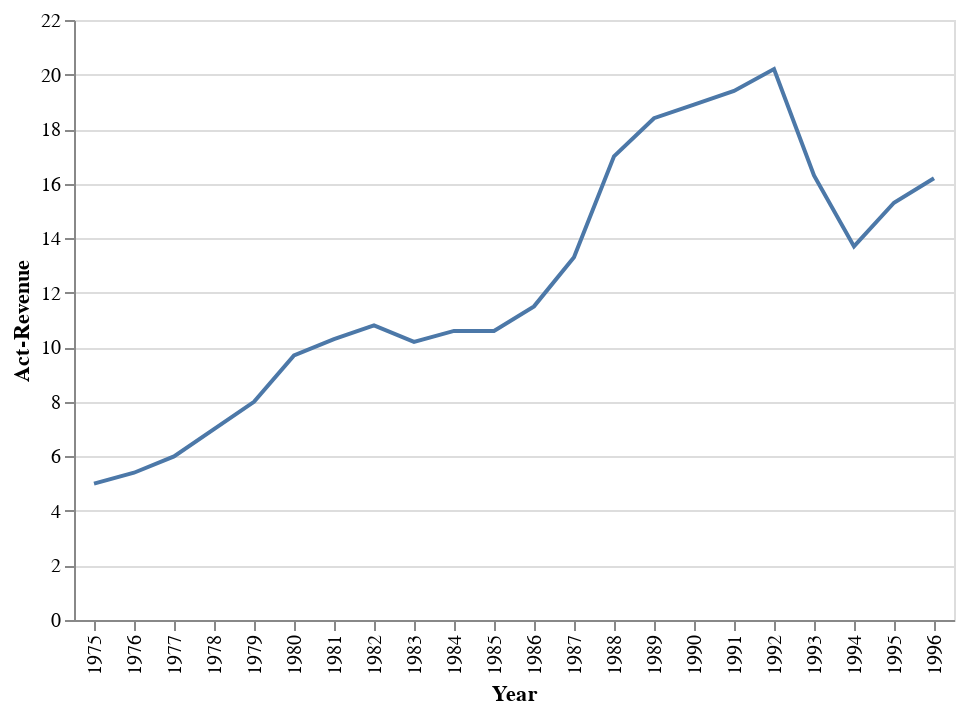

Here is the notebook cell this chart was saved with:
### Markdown cell above
- Create a line chart on which the x is Year and y is Act-Revenue
- For better presentation label Year as T (temporal type)
- Plot another line of the same chart that shows the Real-Revenue, make this line red to differentiate between it and the previous line
- Let us visualize this difference between real and actual revenue with an area mark. Encode x as year, y as real revenue and y2 as actual revenue
- Let us visualize it again with a bar chart where x is the year, y is the real revenue and y2 is the actual revenue
- Use color to differentiate bars based on if real revenue is smaller than actual revenue
- Add a tooltip showing the actual difference between real revenue and actual revenue

### Code cell
c1 = alt.Chart(data).mark_line().encode(x='Year', y='Act-Revenue')
c1

### Figure 1 — Vega-Lite specification as saved in the notebook (floating-point values rounded to 4 significant figures)
{"config": {"view": {"continuousWidth": 400, "continuousHeight": 300}}, "data": {"name": "data-e85553bf9b73d4da9895a4c68afef039"}, "mark": "line", "encoding": {"x": {"type": "nominal", "field": "Year"}, "y": {"type": "quantitative", "field": "Act-Revenue"}}, "$schema": "https://vega.github.io/schema/vega-lite/v4.8.1.json", "datasets": {"data-e85553bf9b73d4da9895a4c68afef039": [{"Year": "1975", "Coded Year": 0, "Act-Revenue": 5.0, "CPI-U": 53.8, "Real-Revenue": 9.3}, {"Year": "1976", "Coded Year": 1, "Act-Revenue": 5.4, "CPI-U": 56.9, "Real-Revenue": 9.5}, {"Year": "1977", "Coded Year": 2, "Act-Revenue": 6.0, "CPI-U": 60.6, "Real-Revenue": 9.9}, {"Year": "1978", "Coded Year": 3, "Act-Revenue": 7.0, "CPI-U": 65.2, "Real-Revenue": 10.7}, {"Year": "1979", "Coded Year": 4, "Act-Revenue": 8.0, "CPI-U": 72.6, "Real-Revenue": 11.0}, {"Year": "1980", "Coded Year": 5, "Act-Revenue": 9.7, "CPI-U": 82.4, "Real-Revenue": 11.8}, {"Year": "1981", "Coded Year": 6, "Act-Revenue": 10.3, "CPI-U": 90.9, "Real-Revenue": 11.3}, {"Year": "1982", "Coded Year": 7, "Act-Revenue": 10.8, "CPI-U": 96.5, "Real-Revenue": 11.2}, {"Year": "1983", "Coded Year": 8, "Act-Revenue": 10.2, "CPI-U": 99.6, "Real-Revenue": 10.2}, {"Year": "1984", "Coded Year": 9, "Act-Revenue": 10.6, "CPI-U": 103.9, "Real-Revenue": 10.2}, {"Year": "1985", "Coded Year": 10, "Act-Revenue": 10.6, "CPI-U": 107.6, "Real-Revenue": 9.9}, {"Year": "1986", "Coded Year": 11, "Act-Revenue": 11.5, "CPI-U": 109.6, "Real-Revenue": 10.5}, {"Year": "1987", "Coded Year": 12, "Act-Revenue": 13.3, "CPI-U": 113.6, "Real-Revenue": 11.7}, {"Year": "1988", "Coded Year": 13, "Act-Revenue": 17.0, "CPI-U": 118.3, "Real-Revenue": 14.4}, {"Year": "1989", "Coded Year": 14, "Act-Revenue": 18.4, "CPI-U": 124.0, "Real-Revenue": 14.8}, {"Year": "1990", "Coded Year": 15, "Act-Revenue": 18.9, "CPI-U": 130.7, "Real-Revenue": 14.5}, {"Year": "1991", "Coded Year": 16, "Act-Revenue": 19.4, "CPI-U": 136.2, "Real-Revenue": 14.2}, {"Year": "1992", "Coded Year": 17, "Act-Revenue": 20.2, "CPI-U": 140.3, "Real-Revenue": 14.4}, {"Year": "1993", "Coded Year": 18, "Act-Revenue": 16.3, "CPI-U": 144.5, "Real-Revenue": 11.3}, {"Year": "1994", "Coded Year": 19, "Act-Revenue": 13.7, "CPI-U": 148.2, "Real-Revenue": 9.2}, {"Year": "1995", "Coded Year": 20, "Act-Revenue": 15.3, "CPI-U": 152.4, "Real-Revenue": 10.0}, {"Year": "1996", "Coded Year": 21, "Act-Revenue": 16.2, "CPI-U": 156.9, "Real-Revenue": 10.3}]}}
